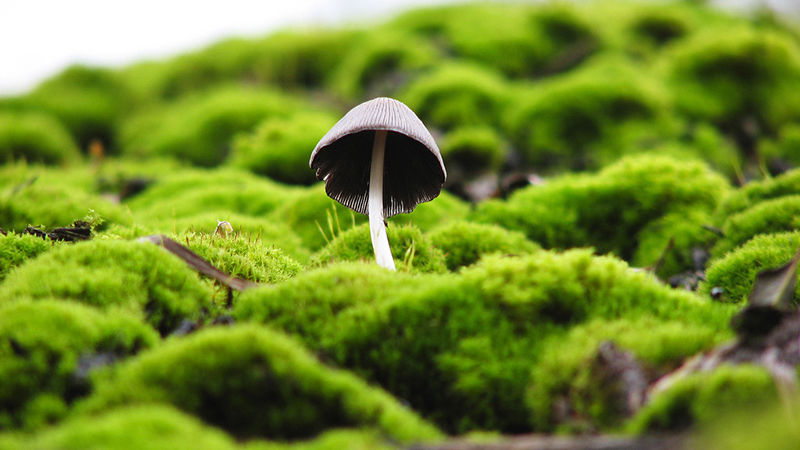
//> input picture data/mogu.jpg, 800 x 450 px
$ ./25_ImageBlending   (built with g++ and OpenCV 4)
//> lines starting //> are read from the running program, lines starting //| are printed output that depends on the picture
//--------------------------------------【程序说明】-------------------------------------------
//		程序说明：《OpenCV3编程入门》OpenCV2版书本配套示例程序25
//		程序描述：初级图像混合
//		开发测试所用IDE版本：Visual Studio 2010
//		开发测试所用OpenCV版本：	3.0 beta
//		2014年11月 Created by @浅墨_毛星云
//		2014年12月 Revised by @浅墨_毛星云
//------------------------------------------------------------------------------------------------


//---------------------------------【头文件、命名空间包含部分】-------------------------------
//		描述：包含程序所使用的头文件和命名空间
//------------------------------------------------------------------------------------------------
#include <opencv2/core/core.hpp>
#include <opencv2/highgui/highgui.hpp>
#include <iostream>

using namespace cv;
using namespace std;


//-----------------------------------【全局函数声明部分】--------------------------------------
//	描述：全局函数声明
//-----------------------------------------------------------------------------------------------
bool  ROI_AddImage();
bool  LinearBlending();
bool  ROI_LinearBlending();
void   ShowHelpText();

//-----------------------------------【main( )函数】--------------------------------------------
//	描述：控制台应用程序的入口函数，我们的程序从这里开始
//-----------------------------------------------------------------------------------------------
// [37 lines left out: functions main, ROI_AddImage, not called in this run]

bool  LinearBlending()
{
	//【0】定义一些局部变量
	double alphaValue = 0.7;
	double betaValue;
	Mat srcImage2, srcImage3, dstImage;

	// 【1】读取图像 ( 两幅图片需为同样的类型和尺寸 )
	srcImage2 = imread("./data/mogu.jpg");
//> srcImage2 is the input picture: 450 rows x 800 cols, CV_8UC3; mean B, G, R 41.7, 135.9, 113.1
	srcImage3 = imread("./data/rain.jpg");
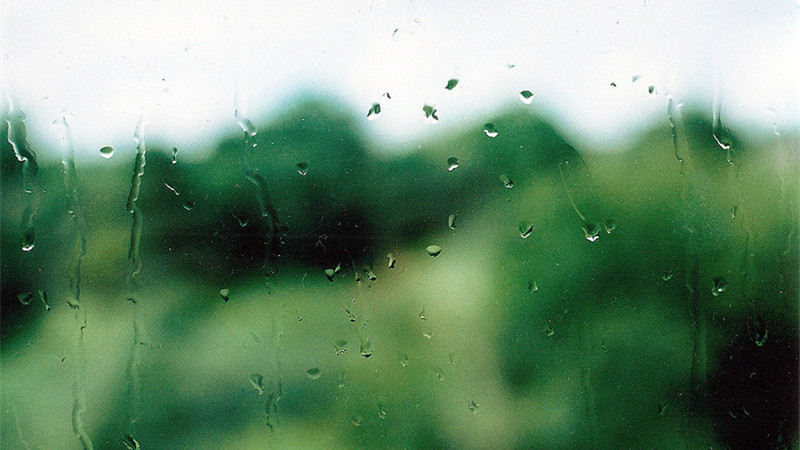
//> input picture data/rain.jpg, 800 x 450 px
//> srcImage3 is the input picture: 450 rows x 800 cols, CV_8UC3; mean B, G, R 113.5, 142, 109.7

	if( !srcImage2.data ) { printf("5555555555555555555555 \n"); return false; }
	if( !srcImage3.data ) { printf("6666666666666666666666 \n"); return false; }

	// 【2】进行图像混合加权操作
	betaValue = ( 1.0 - alphaValue );
	addWeighted( srcImage2, alphaValue, srcImage3, betaValue, 0.0, dstImage);
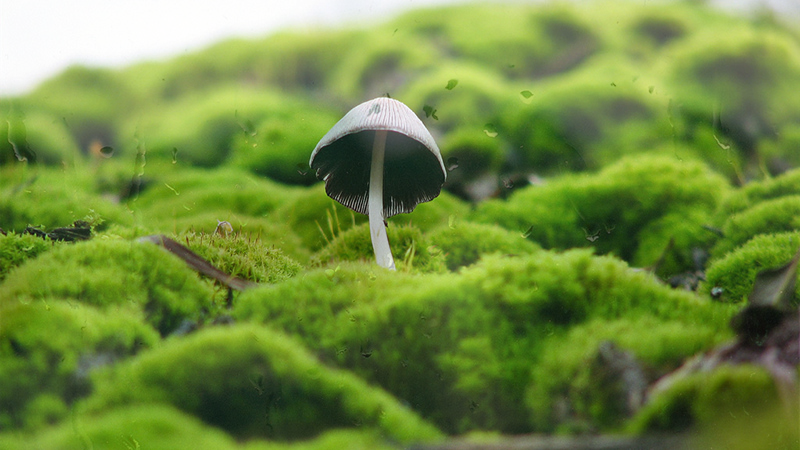
//> dstImage: 450 rows x 800 cols, CV_8UC3; mean B, G, R 63.3, 137.7, 112.1

	// 【3】显示原图窗口
	imshow( "7777777777777777777777", srcImage2 );
	imshow( "8888888888888888888888", dstImage );

	return true;

}

//---------------------------------【ROI_LinearBlending（）】-------------------------------------
// 函数名：ROI_LinearBlending（）
// 描述：线性混合实现函数,指定区域线性图像混合.利用cv::addWeighted（）函数结合定义
//			  感兴趣区域ROI，实现自定义区域的线性混合
//--------------------------------------------------------------------------------------------
// [25 lines left out: function ROI_LinearBlending, not called in this run]

// added to run one function of the file
int main() { LinearBlending(); }
